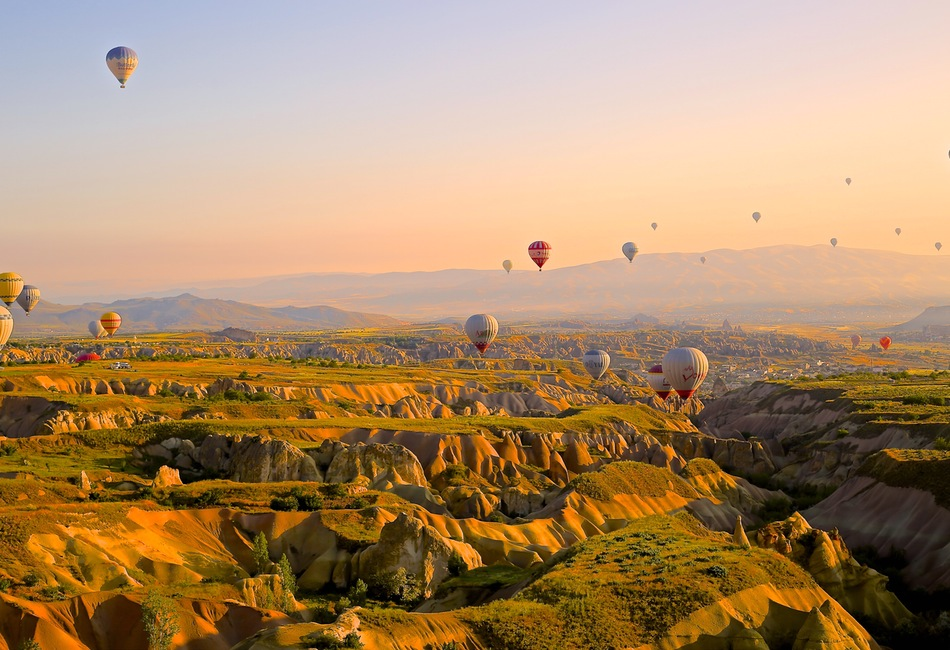
#> input picture fig/img_01.jpg, 950 x 650 px
$ python center.py
#> lines starting #> are read from the running program, lines starting #| are printed output that depends on the picture
# cording: utf-8
import cv2
import math
import numpy as np

file_src = 'img_01.jpg'
file_dst = 'file/dst.jpg'


img_src = cv2.imread(file_src , 1)
#> img_src is the input picture: shape (650, 950, 3); mean B, G, R 104.7, 139.3, 170

cv2.namedWindow('src')
cv2.namedWindow('dst')

#ここに核となる処理を記述する
#img_dst = cv2.flip(img_src, flipCode = 0) #垂直反転

center = tuple(np.array([img_src.shape[1] * 0.5, img_src.shape[0] * 0.5]))
#> center = (475, 325)
angle = 45.0
scale = 1.0
size = tuple(np.array([img_src.shape[1], img_src.shape[0]]))
#> size = (950, 650)
rot_mat = cv2.getRotationMatrix2D(center, angle, scale)

img_dst = cv2.warpAffine(img_src, rot_mat, size, flags=cv2.INTER_LINEAR)
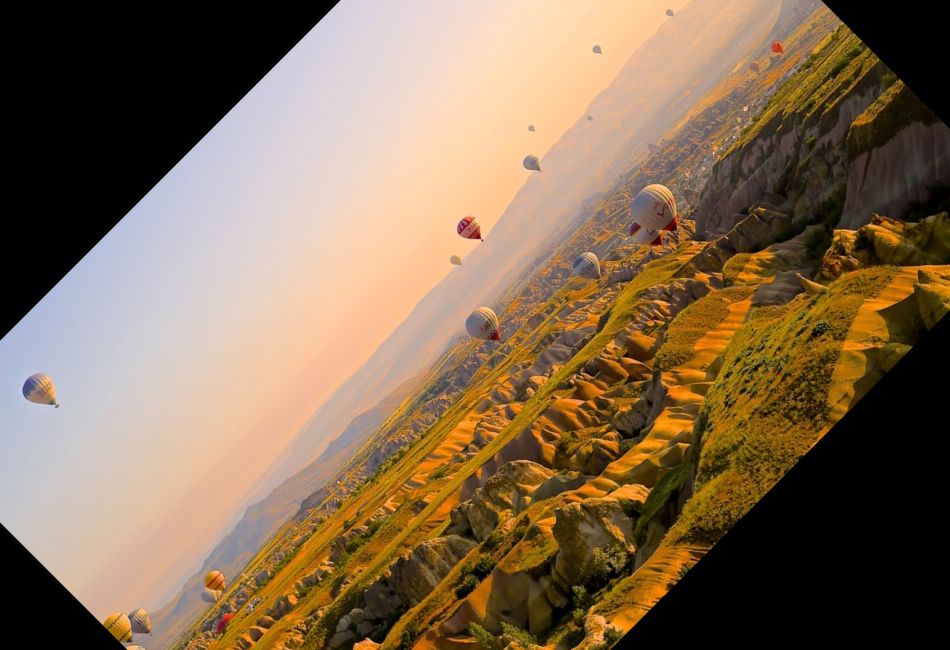
#> img_dst: shape (650, 950, 3); mean B, G, R 82.8, 108.5, 131.7

cv2.imshow('src', img_src)#入力画像の表示
cv2.imshow('dst', img_dst)#出力画像の表示
cv2.imwrite(file_dst,img_dst)#処理結果の保存
cv2.waitKey(0)#キー入力待ち
cv2.destroyAllWindows()
